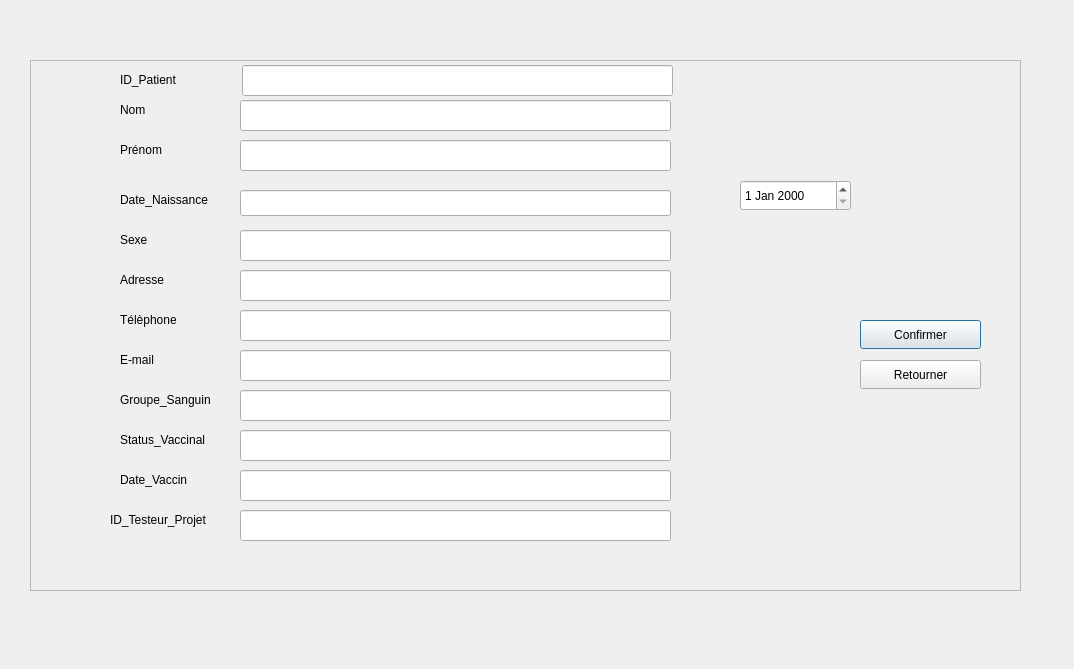
<?xml version="1.0" encoding="UTF-8"?>
<ui version="4.0">
 <class>Dialogformpatient</class>
 <widget class="QDialog" name="Dialogformpatient">
  <property name="geometry">
   <rect>
    <x>0</x>
    <y>0</y>
    <width>1074</width>
    <height>669</height>
   </rect>
  </property>
  <property name="windowTitle">
   <string>Dialog</string>
  </property>
  <widget class="QPushButton" name="ButtonConfirmer">
   <property name="geometry">
    <rect>
     <x>860</x>
     <y>320</y>
     <width>121</width>
     <height>29</height>
    </rect>
   </property>
   <property name="text">
    <string>Confirmer</string>
   </property>
  </widget>
  <widget class="QFrame" name="frame">
   <property name="geometry">
    <rect>
     <x>30</x>
     <y>60</y>
     <width>991</width>
     <height>531</height>
    </rect>
   </property>
   <property name="frameShape">
    <enum>QFrame::StyledPanel</enum>
   </property>
   <property name="frameShadow">
    <enum>QFrame::Raised</enum>
   </property>
   <widget class="QLabel" name="datenp">
    <property name="geometry">
     <rect>
      <x>90</x>
      <y>130</y>
      <width>111</width>
      <height>20</height>
     </rect>
    </property>
    <property name="text">
     <string>Date_Naissance</string>
    </property>
   </widget>
   <widget class="QLabel" name="sexep">
    <property name="geometry">
     <rect>
      <x>90</x>
      <y>170</y>
      <width>63</width>
      <height>20</height>
     </rect>
    </property>
    <property name="text">
     <string>Sexe</string>
    </property>
   </widget>
   <widget class="QLabel" name="adressep">
    <property name="geometry">
     <rect>
      <x>90</x>
      <y>210</y>
      <width>63</width>
      <height>20</height>
     </rect>
    </property>
    <property name="text">
     <string>Adresse</string>
    </property>
   </widget>
   <widget class="QLabel" name="telp">
    <property name="geometry">
     <rect>
      <x>90</x>
      <y>250</y>
      <width>81</width>
      <height>20</height>
     </rect>
    </property>
    <property name="text">
     <string>Télèphone</string>
    </property>
   </widget>
   <widget class="QLabel" name="mailp">
    <property name="geometry">
     <rect>
      <x>90</x>
      <y>290</y>
      <width>63</width>
      <height>20</height>
     </rect>
    </property>
    <property name="text">
     <string>E-mail</string>
    </property>
   </widget>
   <widget class="QLabel" name="grpsangp">
    <property name="geometry">
     <rect>
      <x>90</x>
      <y>330</y>
      <width>111</width>
      <height>20</height>
     </rect>
    </property>
    <property name="text">
     <string>Groupe_Sanguin</string>
    </property>
   </widget>
   <widget class="QLabel" name="svp">
    <property name="geometry">
     <rect>
      <x>90</x>
      <y>370</y>
      <width>111</width>
      <height>20</height>
     </rect>
    </property>
    <property name="text">
     <string>Status_Vaccinal</string>
    </property>
   </widget>
   <widget class="QLabel" name="dvp">
    <property name="geometry">
     <rect>
      <x>90</x>
      <y>410</y>
      <width>101</width>
      <height>20</height>
     </rect>
    </property>
    <property name="text">
     <string>Date_Vaccin</string>
    </property>
   </widget>
   <widget class="QLabel" name="idptstp">
    <property name="geometry">
     <rect>
      <x>80</x>
      <y>450</y>
      <width>121</width>
      <height>20</height>
     </rect>
    </property>
    <property name="text">
     <string>ID_Testeur_Projet</string>
    </property>
   </widget>
   <widget class="QLineEdit" name="lineEdit">
    <property name="geometry">
     <rect>
      <x>212</x>
      <y>5</y>
      <width>431</width>
      <height>31</height>
     </rect>
    </property>
   </widget>
   <widget class="QLineEdit" name="lineEdit_3">
    <property name="geometry">
     <rect>
      <x>210</x>
      <y>80</y>
      <width>431</width>
      <height>31</height>
     </rect>
    </property>
   </widget>
   <widget class="QLineEdit" name="lineEdit_5">
    <property name="geometry">
     <rect>
      <x>210</x>
      <y>170</y>
      <width>431</width>
      <height>31</height>
     </rect>
    </property>
   </widget>
   <widget class="QLineEdit" name="lineEdit_6">
    <property name="geometry">
     <rect>
      <x>210</x>
      <y>210</y>
      <width>431</width>
      <height>31</height>
     </rect>
    </property>
   </widget>
   <widget class="QLineEdit" name="lineEdit_7">
    <property name="geometry">
     <rect>
      <x>210</x>
      <y>250</y>
      <width>431</width>
      <height>31</height>
     </rect>
    </property>
   </widget>
   <widget class="QLineEdit" name="lineEdit_8">
    <property name="geometry">
     <rect>
      <x>210</x>
      <y>290</y>
      <width>431</width>
      <height>31</height>
     </rect>
    </property>
   </widget>
   <widget class="QLineEdit" name="lineEdit_9">
    <property name="geometry">
     <rect>
      <x>210</x>
      <y>330</y>
      <width>431</width>
      <height>31</height>
     </rect>
    </property>
   </widget>
   <widget class="QLineEdit" name="lineEdit_10">
    <property name="geometry">
     <rect>
      <x>210</x>
      <y>370</y>
      <width>431</width>
      <height>31</height>
     </rect>
    </property>
   </widget>
   <widget class="QLineEdit" name="lineEdit_11">
    <property name="geometry">
     <rect>
      <x>210</x>
      <y>410</y>
      <width>431</width>
      <height>31</height>
     </rect>
    </property>
   </widget>
   <widget class="QLineEdit" name="lineEdit_12">
    <property name="geometry">
     <rect>
      <x>210</x>
      <y>450</y>
      <width>431</width>
      <height>31</height>
     </rect>
    </property>
   </widget>
   <widget class="QLineEdit" name="lineEdit_2">
    <property name="geometry">
     <rect>
      <x>210</x>
      <y>40</y>
      <width>431</width>
      <height>31</height>
     </rect>
    </property>
   </widget>
   <widget class="QLabel" name="prenomp">
    <property name="geometry">
     <rect>
      <x>90</x>
      <y>80</y>
      <width>63</width>
      <height>20</height>
     </rect>
    </property>
    <property name="text">
     <string>Prénom</string>
    </property>
   </widget>
   <widget class="QLabel" name="nomp">
    <property name="geometry">
     <rect>
      <x>90</x>
      <y>40</y>
      <width>63</width>
      <height>20</height>
     </rect>
    </property>
    <property name="text">
     <string>Nom</string>
    </property>
   </widget>
   <widget class="QLabel" name="idp">
    <property name="geometry">
     <rect>
      <x>90</x>
      <y>10</y>
      <width>101</width>
      <height>20</height>
     </rect>
    </property>
    <property name="text">
     <string>ID_Patient</string>
    </property>
   </widget>
   <widget class="QPushButton" name="ButtonRetourner">
    <property name="geometry">
     <rect>
      <x>830</x>
      <y>300</y>
      <width>121</width>
      <height>29</height>
     </rect>
    </property>
    <property name="text">
     <string>Retourner</string>
    </property>
   </widget>
   <widget class="QDateEdit" name="dateEdit">
    <property name="geometry">
     <rect>
      <x>710</x>
      <y>120</y>
      <width>111</width>
      <height>31</height>
     </rect>
    </property>
   </widget>
   <widget class="QLineEdit" name="lineEdit_4">
    <property name="geometry">
     <rect>
      <x>210</x>
      <y>130</y>
      <width>431</width>
      <height>26</height>
     </rect>
    </property>
   </widget>
  </widget>
  <zorder>frame</zorder>
  <zorder>ButtonConfirmer</zorder>
 </widget>
 <resources/>
 <connections/>
</ui>
